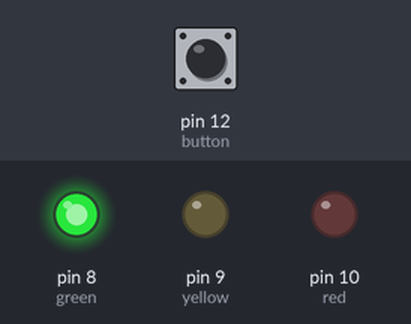
Bench run of a sketch on a simulated Arduino Uno, built with avr-gcc and run on an emulated ATmega328P. On the bench: output pins drawn as LEDs (lit = HIGH). Inputs (shaded band) come from the test bench; at power-on: pin 12 (button) LOW.

Above: at 1.2 s.
1.3 s: pin 12 (button) pulled HIGH for 0.15 s
At 2.0 s:
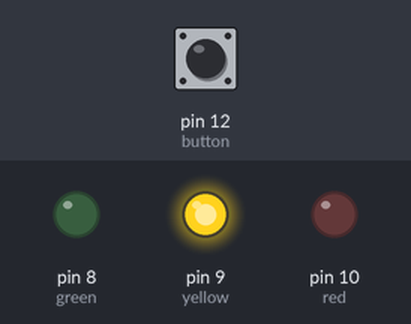
At 4.7 s:
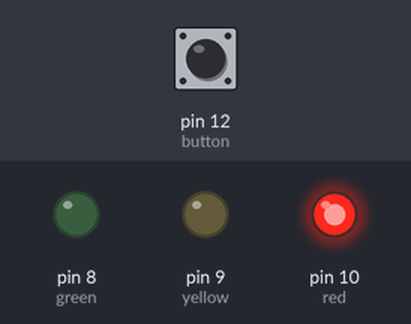
Timing chart, 0 to 10.4 s (numbered marks = the images above; inputs shaded):
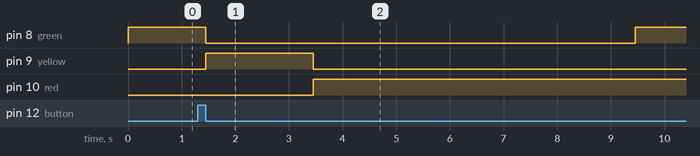

The sketch:

traffic_lights.ino
```cpp
//LED Traffic Light System

int red = 10;
int yellow = 9;
int green = 8;
int button = 12;

void setup()
{
    pinMode(red, OUTPUT);
    pinMode(yellow, OUTPUT);
    pinMode(green, OUTPUT);
    pinMode(button, INPUT);
    digitalWrite(green, HIGH); //So that initially the green light is turned on.
}

void changeLights();

void loop()
{
    if (digitalRead(button) == HIGH)
    {
        delay(15);
        while (digitalRead(button) == HIGH) {} //Waits for button release
        //When the switch is released, it changes the light.
            changeLights();
            delay(5000);
    }

}

void changeLights(){
    digitalWrite(green, LOW);
    digitalWrite(yellow, HIGH);
    delay(2000);

    digitalWrite(yellow, LOW);
    digitalWrite(red, HIGH);
    delay(6000);

    digitalWrite(yellow, LOW);
    digitalWrite(green, HIGH);
    delay(3000);
}
```

Measured:
- after the input at 1.3 s, pin 8 (green): HIGH → LOW after 0.15 s, → HIGH 8.0 s later; pin 9 (yellow): LOW → HIGH after 0.15 s, → LOW 2.0 s later; pin 10 (red): LOW → HIGH after 2.2 s
